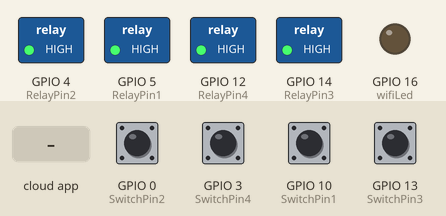
Simulated run of this sketch. Board: ESP8266 (NodeMCU). On the bench: switched loads named in the sketch (green lamp = pin HIGH), output pins drawn as LEDs (lit = HIGH). The inputs (shaded band) are chosen by the test bench; at power-on: GPIO 0 (SwitchPin2), GPIO 3 (SwitchPin4), GPIO 10 (SwitchPin1), GPIO 13 (SwitchPin3) HIGH. WiFi joins after 1.5 s; servers stay silent unless stated; what the sketch prints to the serial monitor is not drawn.

Above: at 2.7 s.
2.8 s: the phone or cloud app sets SWITCH_ID_NO_1_HERE to 1
At 4.0 s:
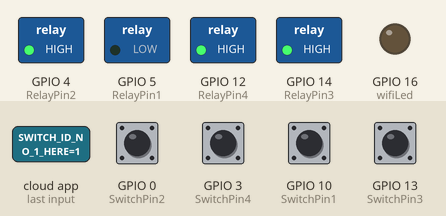
4.3 s: the phone or cloud app sets SWITCH_ID_NO_2_HERE to 1
At 5.4 s:
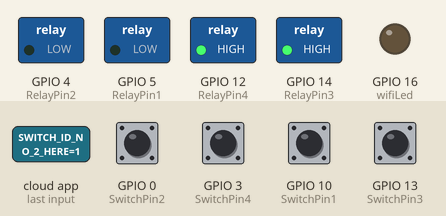
5.8 s: the phone or cloud app sets SWITCH_ID_NO_1_HERE to 0
At 6.5 s:
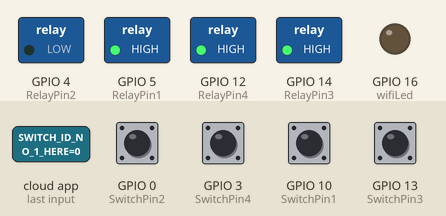
7.3 s: the phone or cloud app sets SWITCH_ID_NO_3_HERE to 1
At 7.6 s:
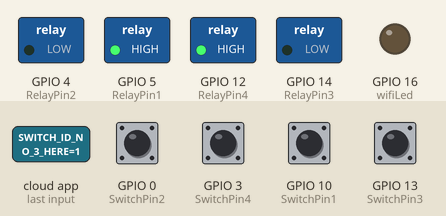
8.8 s: the phone or cloud app sets SWITCH_ID_NO_4_HERE to 1
At 10.0 s:
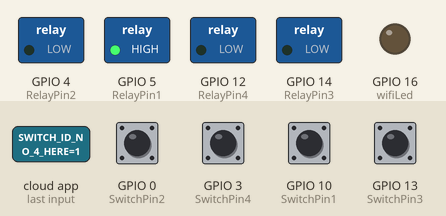
10.3 s: GPIO 0 (SwitchPin2) pulled LOW for 0.15 s
At 10.42 s:
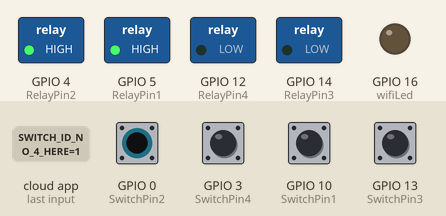
Timing chart, 0 to 13.0 s (numbered marks = the images above; inputs shaded):
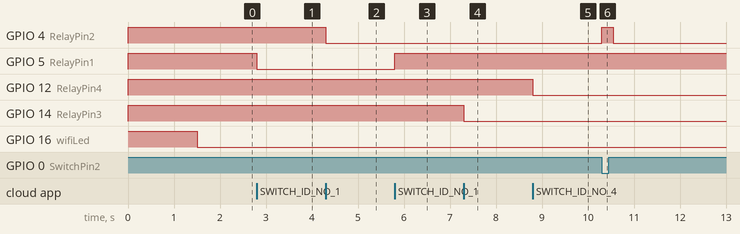

The sketch:

Smart_Home_With_Voice_Assistence.ino
```cpp
// Smart Home With Voice Assistance

#ifdef ENABLE_DEBUG
       #define DEBUG_ESP_PORT Serial
       #define NODEBUG_WEBSOCKETS
       #define NDEBUG
#endif

#include <Arduino.h>
#include <ESP8266WiFi.h>
#include "SinricPro.h"
#include "SinricProSwitch.h"

#include <map>

#define WIFI_SSID         "YOUR-WIFI-NAME"
#define WIFI_PASS         "YOUR-WIFI-PASSWORD"
#define APP_KEY           "YOUR-APP-KEY"      // Should look like "de0bxxxx-1x3x-4x3x-ax2x-5dabxxxxxxxx"
#define APP_SECRET        "YOUR-APP-SECRET"   // Should look like "5f36xxxx-x3x7-4x3x-xexe-e86724a9xxxx-4c4axxxx-3x3x-x5xe-x9x3-333d65xxxxxx"

//Enter the device IDs here
#define device_ID_1   "SWITCH_ID_NO_1_HERE"
#define device_ID_2   "SWITCH_ID_NO_2_HERE"
#define device_ID_3   "SWITCH_ID_NO_3_HERE"
#define device_ID_4   "SWITCH_ID_NO_4_HERE"

// define the GPIO connected with Relays and switches
#define RelayPin1 5  //D1
#define RelayPin2 4  //D2
#define RelayPin3 14 //D5
#define RelayPin4 12 //D6

#define SwitchPin1 10  //SD3
#define SwitchPin2 0   //D3
#define SwitchPin3 13  //D7
#define SwitchPin4 3   //RX

#define wifiLed   16   //D0

// comment the following line if you use a toggle switches instead of tactile buttons
//#define TACTILE_BUTTON 1

#define BAUD_RATE   9600

#define DEBOUNCE_TIME 250

typedef struct {      // struct for the std::map below
  int relayPIN;
  int flipSwitchPIN;
} deviceConfig_t;


// this is the main configuration
// please put in your deviceId, the PIN for Relay and PIN for flipSwitch
// this can be up to N devices...depending on how much pin's available on your device ;)
// right now we have 4 devicesIds going to 4 relays and 4 flip switches to switch the relay manually
std::map<String, deviceConfig_t> devices = {
    //{deviceId, {relayPIN,  flipSwitchPIN}}
    {device_ID_1, {  RelayPin1, SwitchPin1 }},
    {device_ID_2, {  RelayPin2, SwitchPin2 }},
    {device_ID_3, {  RelayPin3, SwitchPin3 }},
    {device_ID_4, {  RelayPin4, SwitchPin4 }}
};

typedef struct {      // struct for the std::map below
  String deviceId;
  bool lastFlipSwitchState;
  unsigned long lastFlipSwitchChange;
} flipSwitchConfig_t;

std::map<int, flipSwitchConfig_t> flipSwitches;    // this map is used to map flipSwitch PINs to deviceId and handling debounce and last flipSwitch state checks
                                                  // it will be setup in "setupFlipSwitches" function, using informations from devices map

void setupRelays() {
  for (auto &device : devices) {           // for each device (relay, flipSwitch combination)
    int relayPIN = device.second.relayPIN; // get the relay pin
    pinMode(relayPIN, OUTPUT);             // set relay pin to OUTPUT
    digitalWrite(relayPIN, HIGH);
  }
}

void setupFlipSwitches() {
  for (auto &device : devices)  {                     // for each device (relay / flipSwitch combination)
    flipSwitchConfig_t flipSwitchConfig;              // create a new flipSwitch configuration

    flipSwitchConfig.deviceId = device.first;         // set the deviceId
    flipSwitchConfig.lastFlipSwitchChange = 0;        // set debounce time
    flipSwitchConfig.lastFlipSwitchState = true;     // set lastFlipSwitchState to false (LOW)--

    int flipSwitchPIN = device.second.flipSwitchPIN;  // get the flipSwitchPIN

    flipSwitches[flipSwitchPIN] = flipSwitchConfig;   // save the flipSwitch config to flipSwitches map
    pinMode(flipSwitchPIN, INPUT_PULLUP);                   // set the flipSwitch pin to INPUT
  }
}

bool onPowerState(String deviceId, bool &state)
{
  Serial.printf("%s: %s\r\n", deviceId.c_str(), state ? "on" : "off");
  int relayPIN = devices[deviceId].relayPIN; // get the relay pin for corresponding device
  digitalWrite(relayPIN, !state);             // set the new relay state
  return true;
}

void handleFlipSwitches() {
  unsigned long actualMillis = millis();                                          // get actual millis
  for (auto &flipSwitch : flipSwitches) {                                         // for each flipSwitch in flipSwitches map
    unsigned long lastFlipSwitchChange = flipSwitch.second.lastFlipSwitchChange;  // get the timestamp when flipSwitch was pressed last time (used to debounce / limit events)

    if (actualMillis - lastFlipSwitchChange > DEBOUNCE_TIME) {                    // if time is > debounce time...

      int flipSwitchPIN = flipSwitch.first;                                       // get the flipSwitch pin from configuration
      bool lastFlipSwitchState = flipSwitch.second.lastFlipSwitchState;           // get the lastFlipSwitchState
      bool flipSwitchState = digitalRead(flipSwitchPIN);                          // read the current flipSwitch state
      if (flipSwitchState != lastFlipSwitchState) {                               // if the flipSwitchState has changed...
#ifdef TACTILE_BUTTON
        if (flipSwitchState) {                                                    // if the tactile button is pressed
#endif
          flipSwitch.second.lastFlipSwitchChange = actualMillis;                  // update lastFlipSwitchChange time
          String deviceId = flipSwitch.second.deviceId;                           // get the deviceId from config
          int relayPIN = devices[deviceId].relayPIN;                              // get the relayPIN from config
          bool newRelayState = !digitalRead(relayPIN);                            // set the new relay State
          digitalWrite(relayPIN, newRelayState);                                  // set the trelay to the new state

          SinricProSwitch &mySwitch = SinricPro[deviceId];                        // get Switch device from SinricPro
          mySwitch.sendPowerStateEvent(!newRelayState);                            // send the event
#ifdef TACTILE_BUTTON
        }
#endif
        flipSwitch.second.lastFlipSwitchState = flipSwitchState;                  // update lastFlipSwitchState
      }
    }
  }
}

void setupWiFi()
{
  Serial.printf("\r\n[Wifi]: Connecting");
  WiFi.begin(WIFI_SSID, WIFI_PASS);

  while (WiFi.status() != WL_CONNECTED)
  {
    Serial.printf(".");
    delay(250);
  }
  digitalWrite(wifiLed, LOW);
  Serial.printf("connected!\r\n[WiFi]: IP-Address is %s\r\n", WiFi.localIP().toString().c_str());
}

void setupSinricPro()
{
  for (auto &device : devices)
  {
    const char *deviceId = device.first.c_str();
    SinricProSwitch &mySwitch = SinricPro[deviceId];
    mySwitch.onPowerState(onPowerState);
  }

  SinricPro.begin(APP_KEY, APP_SECRET);
  SinricPro.restoreDeviceStates(true);
}

void setup()
{
  Serial.begin(BAUD_RATE);

  pinMode(wifiLed, OUTPUT);
  digitalWrite(wifiLed, HIGH);

  setupRelays();
  setupFlipSwitches();
  setupWiFi();
  setupSinricPro();
}

void loop()
{
  SinricPro.handle();
  handleFlipSwitches();
}
```

Measured:
- after the input at 2.8 s, GPIO 5 (RelayPin1): HIGH → LOW at once
- after the input at 4.3 s, GPIO 4 (RelayPin2): HIGH → LOW at once
- after the input at 5.8 s, GPIO 5 (RelayPin1): LOW → HIGH at once
- after the input at 7.3 s, GPIO 14 (RelayPin3): HIGH → LOW at once
- after the input at 8.8 s, GPIO 12 (RelayPin4): HIGH → LOW at once
- after the input at 10.3 s, GPIO 4 (RelayPin2): LOW → HIGH at once, → LOW 0.25 s later
